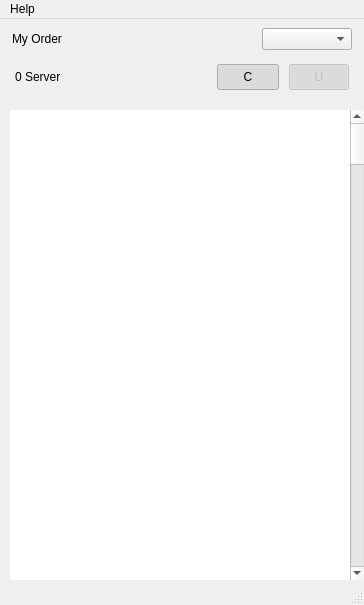
<?xml version="1.0" encoding="UTF-8"?>
<ui version="4.0">
 <class>MainWindow</class>
 <widget class="QMainWindow" name="MainWindow">
  <property name="geometry">
   <rect>
    <x>0</x>
    <y>0</y>
    <width>364</width>
    <height>605</height>
   </rect>
  </property>
  <property name="windowTitle">
   <string>Qt Skin Designer</string>
  </property>
  <property name="styleSheet">
   <string notr="true"/>
  </property>
  <widget class="QWidget" name="widget">
   <layout class="QVBoxLayout" name="verticalLayout_2">
    <property name="spacing">
     <number>0</number>
    </property>
    <property name="leftMargin">
     <number>0</number>
    </property>
    <property name="topMargin">
     <number>0</number>
    </property>
    <property name="rightMargin">
     <number>0</number>
    </property>
    <property name="bottomMargin">
     <number>0</number>
    </property>
    <item>
     <widget class="QStackedWidget" name="centralwidget">
      <property name="currentIndex">
       <number>0</number>
      </property>
      <widget class="QWidget" name="widgetHome">
       <layout class="QVBoxLayout" name="verticalLayout">
        <property name="spacing">
         <number>0</number>
        </property>
        <property name="leftMargin">
         <number>0</number>
        </property>
        <property name="topMargin">
         <number>0</number>
        </property>
        <property name="rightMargin">
         <number>0</number>
        </property>
        <property name="bottomMargin">
         <number>0</number>
        </property>
        <item>
         <widget class="QWidget" name="widgetNavbar" native="true">
          <property name="minimumSize">
           <size>
            <width>0</width>
            <height>40</height>
           </size>
          </property>
          <property name="maximumSize">
           <size>
            <width>16777215</width>
            <height>40</height>
           </size>
          </property>
          <layout class="QHBoxLayout" name="horizontalLayout_2">
           <property name="spacing">
            <number>0</number>
           </property>
           <property name="leftMargin">
            <number>12</number>
           </property>
           <property name="topMargin">
            <number>6</number>
           </property>
           <property name="rightMargin">
            <number>12</number>
           </property>
           <property name="bottomMargin">
            <number>6</number>
           </property>
           <item>
            <widget class="QLabel" name="labelMyProject">
             <property name="text">
              <string>My Order</string>
             </property>
            </widget>
           </item>
           <item>
            <spacer name="horizontalSpacer">
             <property name="orientation">
              <enum>Qt::Horizontal</enum>
             </property>
             <property name="sizeHint" stdset="0">
              <size>
               <width>35</width>
               <height>20</height>
              </size>
             </property>
            </spacer>
           </item>
           <item>
            <widget class="QComboBox" name="comboBox">
             <property name="sizePolicy">
              <sizepolicy hsizetype="Maximum" vsizetype="Maximum">
               <horstretch>0</horstretch>
               <verstretch>0</verstretch>
              </sizepolicy>
             </property>
             <property name="minimumSize">
              <size>
               <width>90</width>
               <height>0</height>
              </size>
             </property>
            </widget>
           </item>
          </layout>
         </widget>
        </item>
        <item>
         <widget class="QWidget" name="widgetProjectCount" native="true">
          <property name="minimumSize">
           <size>
            <width>0</width>
            <height>36</height>
           </size>
          </property>
          <property name="maximumSize">
           <size>
            <width>16777215</width>
            <height>36</height>
           </size>
          </property>
          <layout class="QHBoxLayout" name="horizontalLayout_3">
           <property name="spacing">
            <number>0</number>
           </property>
           <property name="leftMargin">
            <number>15</number>
           </property>
           <property name="topMargin">
            <number>1</number>
           </property>
           <property name="rightMargin">
            <number>15</number>
           </property>
           <property name="bottomMargin">
            <number>1</number>
           </property>
           <item>
            <widget class="QLabel" name="labelProjectCount">
             <property name="text">
              <string>0 Server</string>
             </property>
            </widget>
           </item>
           <item>
            <spacer name="horizontalSpacer_2">
             <property name="orientation">
              <enum>Qt::Horizontal</enum>
             </property>
             <property name="sizeHint" stdset="0">
              <size>
               <width>40</width>
               <height>20</height>
              </size>
             </property>
            </spacer>
           </item>
           <item>
            <widget class="QPushButton" name="buttonSortConnect">
             <property name="minimumSize">
              <size>
               <width>60</width>
               <height>26</height>
              </size>
             </property>
             <property name="maximumSize">
              <size>
               <width>62</width>
               <height>26</height>
              </size>
             </property>
             <property name="text">
              <string>C</string>
             </property>
             <property name="checkable">
              <bool>true</bool>
             </property>
             <property name="checked">
              <bool>true</bool>
             </property>
            </widget>
           </item>
           <item>
            <spacer name="horizontalSpacer_5">
             <property name="orientation">
              <enum>Qt::Vertical</enum>
             </property>
             <property name="sizeHint" stdset="0">
              <size>
               <width>10</width>
               <height>5</height>
              </size>
             </property>
            </spacer>
           </item>
           <item>
            <widget class="QPushButton" name="buttonSortunConnect">
             <property name="enabled">
              <bool>false</bool>
             </property>
             <property name="minimumSize">
              <size>
               <width>60</width>
               <height>26</height>
              </size>
             </property>
             <property name="maximumSize">
              <size>
               <width>60</width>
               <height>26</height>
              </size>
             </property>
             <property name="text">
              <string>U</string>
             </property>
             <property name="checkable">
              <bool>true</bool>
             </property>
             <property name="checked">
              <bool>true</bool>
             </property>
            </widget>
           </item>
          </layout>
         </widget>
        </item>
        <item>
         <widget class="QWidget" name="widgetWorkspace" native="true">
          <layout class="QHBoxLayout" name="horizontalLayout">
           <property name="spacing">
            <number>0</number>
           </property>
           <property name="leftMargin">
            <number>0</number>
           </property>
           <property name="topMargin">
            <number>15</number>
           </property>
           <property name="rightMargin">
            <number>0</number>
           </property>
           <property name="bottomMargin">
            <number>0</number>
           </property>
           <item>
            <spacer name="horizontalSpacer_3">
             <property name="orientation">
              <enum>Qt::Horizontal</enum>
             </property>
             <property name="sizeType">
              <enum>QSizePolicy::Maximum</enum>
             </property>
             <property name="sizeHint" stdset="0">
              <size>
               <width>5</width>
               <height>20</height>
              </size>
             </property>
            </spacer>
           </item>
           <item>
            <widget class="QWidget" name="tmp" native="true">
             <property name="sizePolicy">
              <sizepolicy hsizetype="Fixed" vsizetype="Fixed">
               <horstretch>0</horstretch>
               <verstretch>0</verstretch>
              </sizepolicy>
             </property>
             <property name="maximumSize">
              <size>
               <width>5</width>
               <height>0</height>
              </size>
             </property>
             <layout class="QHBoxLayout" name="horizontalLayout_4"/>
            </widget>
           </item>
           <item>
            <widget class="QListView" name="listViewProjects">
             <property name="sizePolicy">
              <sizepolicy hsizetype="Expanding" vsizetype="Expanding">
               <horstretch>0</horstretch>
               <verstretch>0</verstretch>
              </sizepolicy>
             </property>
             <property name="frameShape">
              <enum>QFrame::NoFrame</enum>
             </property>
             <property name="horizontalScrollBarPolicy">
              <enum>Qt::ScrollBarAlwaysOff</enum>
             </property>
             <property name="editTriggers">
              <set>QAbstractItemView::NoEditTriggers</set>
             </property>
             <property name="tabKeyNavigation">
              <bool>true</bool>
             </property>
             <property name="flow">
              <enum>QListView::LeftToRight</enum>
             </property>
             <property name="isWrapping" stdset="0">
              <bool>true</bool>
             </property>
             <property name="resizeMode">
              <enum>QListView::Adjust</enum>
             </property>
             <property name="wordWrap">
              <bool>true</bool>
             </property>
             <property name="selectionRectVisible">
              <bool>true</bool>
             </property>
            </widget>
           </item>
           <item>
            <widget class="QScrollBar" name="rightScrollBar">
             <property name="enabled">
              <bool>true</bool>
             </property>
             <property name="orientation">
              <enum>Qt::Vertical</enum>
             </property>
            </widget>
           </item>
          </layout>
         </widget>
        </item>
       </layout>
      </widget>
     </widget>
    </item>
   </layout>
  </widget>
  <widget class="QMenuBar" name="menubar">
   <property name="geometry">
    <rect>
     <x>0</x>
     <y>0</y>
     <width>364</width>
     <height>23</height>
    </rect>
   </property>
   <widget class="QMenu" name="menu_2">
    <property name="title">
     <string>Help</string>
    </property>
    <addaction name="actionWebsite"/>
    <addaction name="actionFeedback"/>
    <addaction name="actionUpdate"/>
    <addaction name="separator"/>
    <addaction name="actionAbout"/>
   </widget>
   <addaction name="menu_2"/>
  </widget>
  <widget class="QStatusBar" name="statusbar">
   <property name="minimumSize">
    <size>
     <width>0</width>
     <height>25</height>
    </size>
   </property>
   <property name="maximumSize">
    <size>
     <width>16777215</width>
     <height>25</height>
    </size>
   </property>
  </widget>
  <action name="actionNew">
   <property name="text">
    <string>New Project</string>
   </property>
   <property name="iconText">
    <string>New Project</string>
   </property>
   <property name="statusTip">
    <string>Create New Project</string>
   </property>
   <property name="shortcut">
    <string>Ctrl+N</string>
   </property>
  </action>
  <action name="actionOpen">
   <property name="text">
    <string>Open Project</string>
   </property>
   <property name="statusTip">
    <string>Open Exists Project</string>
   </property>
   <property name="shortcut">
    <string>Ctrl+O</string>
   </property>
  </action>
  <action name="actionSave">
   <property name="text">
    <string>Save Project</string>
   </property>
   <property name="statusTip">
    <string>Save Project</string>
   </property>
   <property name="shortcut">
    <string>Ctrl+S</string>
   </property>
  </action>
  <action name="actionWebsite">
   <property name="text">
    <string>Website</string>
   </property>
   <property name="statusTip">
    <string>Welcome to visit http://Npist.com</string>
   </property>
  </action>
  <action name="actionUpdate">
   <property name="text">
    <string>Update</string>
   </property>
   <property name="statusTip">
    <string>Check Software Update</string>
   </property>
  </action>
  <action name="action_7">
   <property name="text">
    <string>Faq</string>
   </property>
   <property name="statusTip">
    <string>Common problem</string>
   </property>
  </action>
  <action name="actionFeedback">
   <property name="text">
    <string>Updata Core</string>
   </property>
   <property name="statusTip">
    <string>Check Core Updata Core</string>
   </property>
  </action>
  <action name="actionAbout">
   <property name="text">
    <string>About</string>
   </property>
   <property name="statusTip">
    <string>About the Software</string>
   </property>
  </action>
  <action name="actionUndo">
   <property name="text">
    <string>Undo</string>
   </property>
   <property name="statusTip">
    <string>Undo</string>
   </property>
   <property name="shortcut">
    <string>Ctrl+Z</string>
   </property>
  </action>
  <action name="actionRedo">
   <property name="text">
    <string>Redo</string>
   </property>
   <property name="statusTip">
    <string>Redo</string>
   </property>
   <property name="shortcut">
    <string>Ctrl+Y</string>
   </property>
  </action>
  <action name="actionSaveas">
   <property name="text">
    <string>Save As Project</string>
   </property>
   <property name="statusTip">
    <string>Save As Project</string>
   </property>
   <property name="shortcut">
    <string>Ctrl+Shift+S</string>
   </property>
  </action>
  <action name="action_14">
   <property name="text">
    <string>Exit</string>
   </property>
   <property name="statusTip">
    <string>Exit</string>
   </property>
   <property name="shortcut">
    <string>Ctrl+Q</string>
   </property>
  </action>
  <action name="actionAboutQt">
   <property name="text">
    <string>About Qt</string>
   </property>
   <property name="statusTip">
    <string>About Qt</string>
   </property>
  </action>
 </widget>
 <resources/>
 <connections/>
</ui>
